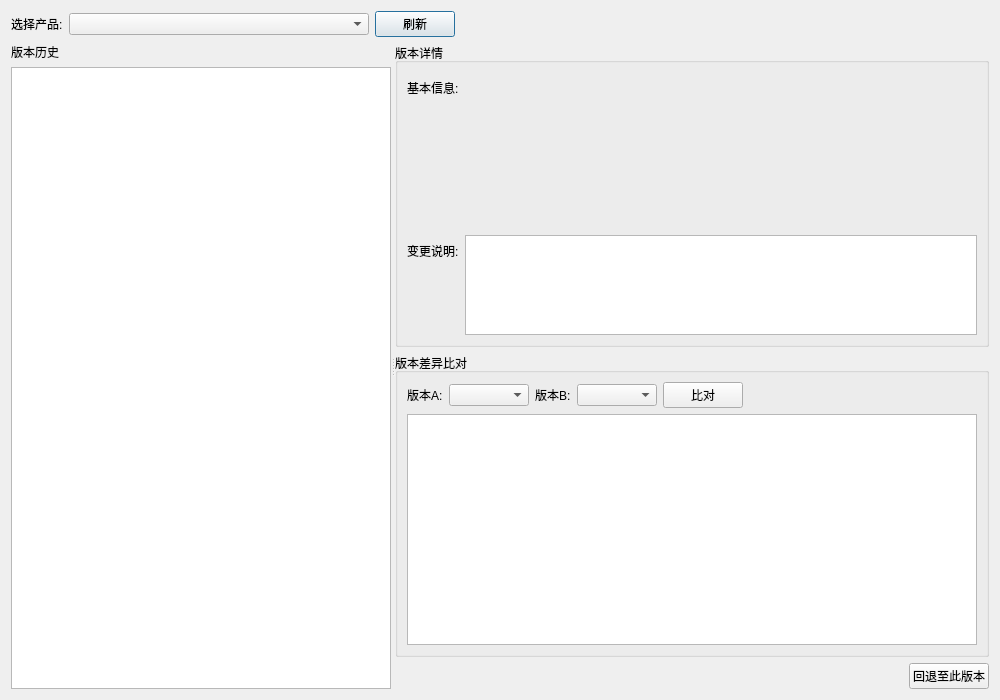
<?xml version="1.0" encoding="UTF-8"?>
<ui version="4.0">
 <class>VersionDiffDialog</class>
 <widget class="QDialog" name="VersionDiffDialog">
  <property name="geometry">
   <rect>
    <x>0</x>
    <y>0</y>
    <width>1000</width>
    <height>700</height>
   </rect>
  </property>
  <property name="windowTitle">
   <string>版本回溯与差异比对</string>
  </property>
  <layout class="QVBoxLayout" name="mainLayout">
   <item>
    <layout class="QHBoxLayout" name="topLayout">
     <item>
      <widget class="QLabel" name="productSelectLabel">
       <property name="text">
        <string>选择产品:</string>
       </property>
      </widget>
     </item>
     <item>
      <widget class="QComboBox" name="mProductCombo">
       <property name="minimumSize">
        <size>
         <width>300</width>
         <height>0</height>
        </size>
       </property>
      </widget>
     </item>
     <item>
      <widget class="QPushButton" name="mRefreshBtn">
       <property name="text">
        <string>刷新</string>
       </property>
      </widget>
     </item>
     <item>
      <spacer name="topSpacer">
       <property name="orientation">
        <enum>Qt::Horizontal</enum>
       </property>
       <property name="sizeHint" stdset="0">
        <size>
         <width>40</width>
         <height>20</height>
        </size>
       </property>
      </spacer>
     </item>
    </layout>
   </item>
   <item>
    <widget class="QSplitter" name="splitter">
     <property name="orientation">
      <enum>Qt::Horizontal</enum>
     </property>
     <widget class="QWidget" name="historyPanel" native="true">
      <layout class="QVBoxLayout" name="historyLayout">
       <property name="leftMargin">
        <number>0</number>
       </property>
       <property name="topMargin">
        <number>0</number>
       </property>
       <property name="rightMargin">
        <number>0</number>
       </property>
       <property name="bottomMargin">
        <number>0</number>
       </property>
       <item>
        <widget class="QLabel" name="mVersionCountLabel">
         <property name="text">
          <string>版本历史</string>
         </property>
        </widget>
       </item>
       <item>
        <widget class="QTableWidget" name="mVersionTable">
         <property name="font">
          <font>
           <family>微软雅黑</family>
           <pointsize>9</pointsize>
          </font>
         </property>
         <property name="editTriggers">
          <set>QAbstractItemView::NoEditTriggers</set>
         </property>
         <property name="selectionBehavior">
          <enum>QAbstractItemView::SelectRows</enum>
         </property>
         <property name="selectionMode">
          <enum>QAbstractItemView::SingleSelection</enum>
         </property>
         <attribute name="horizontalHeaderStretchLastSection">
          <bool>true</bool>
         </attribute>
        </widget>
       </item>
      </layout>
     </widget>
     <widget class="QWidget" name="rightPanel" native="true">
      <layout class="QVBoxLayout" name="rightLayout">
       <property name="leftMargin">
        <number>0</number>
       </property>
       <property name="topMargin">
        <number>0</number>
       </property>
       <property name="rightMargin">
        <number>0</number>
       </property>
       <property name="bottomMargin">
        <number>0</number>
       </property>
       <item>
        <widget class="QGroupBox" name="detailGroup">
         <property name="title">
          <string>版本详情</string>
         </property>
         <layout class="QFormLayout" name="detailLayout">
          <item row="0" column="0">
           <widget class="QLabel" name="versionDetailTextLabel">
            <property name="text">
             <string>基本信息:</string>
            </property>
           </widget>
          </item>
          <item row="0" column="1">
           <widget class="QLabel" name="mVersionDetailLabel">
            <property name="text">
             <string/>
            </property>
            <property name="wordWrap">
             <bool>true</bool>
            </property>
            <property name="textFormat">
             <enum>Qt::RichText</enum>
            </property>
           </widget>
          </item>
          <item row="1" column="0">
           <widget class="QLabel" name="changeNoteLabel">
            <property name="text">
             <string>变更说明:</string>
            </property>
           </widget>
          </item>
          <item row="1" column="1">
           <widget class="QTextEdit" name="mChangeNoteEdit">
            <property name="readOnly">
             <bool>true</bool>
            </property>
            <property name="maximumSize">
             <size>
              <width>16777215</width>
              <height>100</height>
             </size>
            </property>
           </widget>
          </item>
         </layout>
        </widget>
       </item>
       <item>
        <widget class="QGroupBox" name="diffGroup">
         <property name="title">
          <string>版本差异比对</string>
         </property>
         <layout class="QVBoxLayout" name="diffLayout">
          <item>
           <layout class="QHBoxLayout" name="diffSelectLayout">
            <item>
             <widget class="QLabel" name="versionALabel">
              <property name="text">
               <string>版本A:</string>
              </property>
             </widget>
            </item>
            <item>
             <widget class="QComboBox" name="mVersionACombo">
              <property name="minimumSize">
               <size>
                <width>80</width>
                <height>0</height>
               </size>
              </property>
             </widget>
            </item>
            <item>
             <widget class="QLabel" name="versionBLabel">
              <property name="text">
               <string>版本B:</string>
              </property>
             </widget>
            </item>
            <item>
             <widget class="QComboBox" name="mVersionBCombo">
              <property name="minimumSize">
               <size>
                <width>80</width>
                <height>0</height>
               </size>
              </property>
             </widget>
            </item>
            <item>
             <widget class="QPushButton" name="mCompareBtn">
              <property name="text">
               <string>比对</string>
              </property>
             </widget>
            </item>
            <item>
             <spacer name="diffSelectSpacer">
              <property name="orientation">
               <enum>Qt::Horizontal</enum>
              </property>
              <property name="sizeHint" stdset="0">
               <size>
                <width>40</width>
                <height>20</height>
               </size>
              </property>
             </spacer>
            </item>
           </layout>
          </item>
          <item>
           <widget class="QTextEdit" name="mDiffResultEdit">
            <property name="readOnly">
             <bool>true</bool>
            </property>
           </widget>
          </item>
         </layout>
        </widget>
       </item>
       <item>
        <layout class="QHBoxLayout" name="actionLayout">
         <item>
          <spacer name="actionSpacer">
           <property name="orientation">
            <enum>Qt::Horizontal</enum>
           </property>
           <property name="sizeHint" stdset="0">
            <size>
             <width>40</width>
             <height>20</height>
            </size>
           </property>
          </spacer>
         </item>
         <item>
          <widget class="QPushButton" name="mRollbackBtn">
           <property name="text">
            <string>回退至此版本</string>
           </property>
          </widget>
         </item>
        </layout>
       </item>
      </layout>
     </widget>
    </widget>
   </item>
  </layout>
 </widget>
 <resources/>
 <connections/>
</ui>
